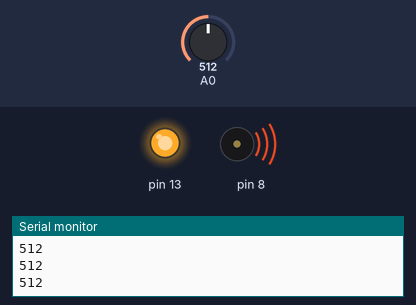
Simulated run of this sketch. Board: Arduino Uno, built with avr-gcc and run on an emulated ATmega328P. On the bench: output pins drawn as LEDs (lit = HIGH), buzzer (waves = sounding), the last lines printed to the serial monitor. The inputs (shaded band) are chosen by the test bench; at power-on: A0 = 512.

Above: at 1.2 s.
1.3 s: A0 set to 414
2.8 s: A0 set to 386
At 3.3 s:
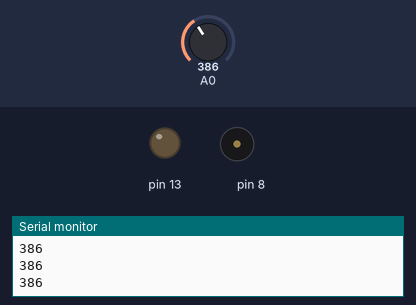
4.3 s: A0 set to 410
At 5.5 s:
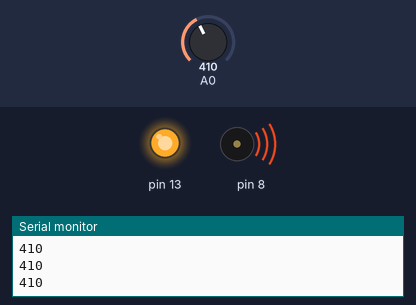
5.8 s: A0 set to 390
At 7.1 s:
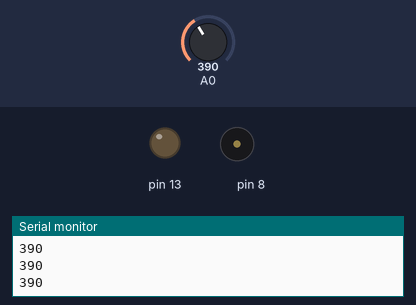
Timing chart, 0 to 8.3 s (numbered marks = the images above; inputs shaded):
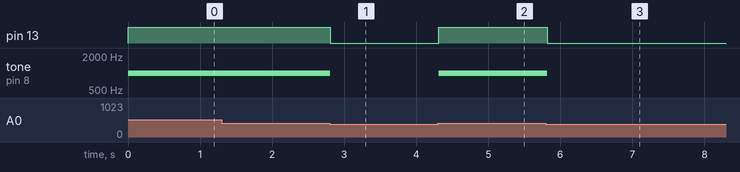

Measured:
- the behaviour switches between 401 and 400 on A0 (found by bisection; images 0 and 1)
- after the input at 2.8 s, pin 13: HIGH → LOW at once; tone on pin 8: 1000 Hz → silent at once
- after the input at 4.3 s, pin 13: LOW → HIGH at once; tone on pin 8: silent → 1000 Hz at once
- after the input at 5.8 s, pin 13: HIGH → LOW at once; tone on pin 8: 1000 Hz → silent at once

The sketch:

alarma_ldr.ino
```cpp
int valorLDR = 0;
int umbral = 400;
void setup() {
  pinMode(13, OUTPUT);
  pinMode(8, OUTPUT);
  Serial.begin(9600);
}

void loop() {
  valorLDR = analogRead(A0);
  Serial.println(valorLDR);
  if (valorLDR > umbral) {
    tone(8, 1000);
    digitalWrite(13, HIGH);
  } else {
    noTone(8);
    digitalWrite(13, LOW);
  }
  delay(100);
}
```
